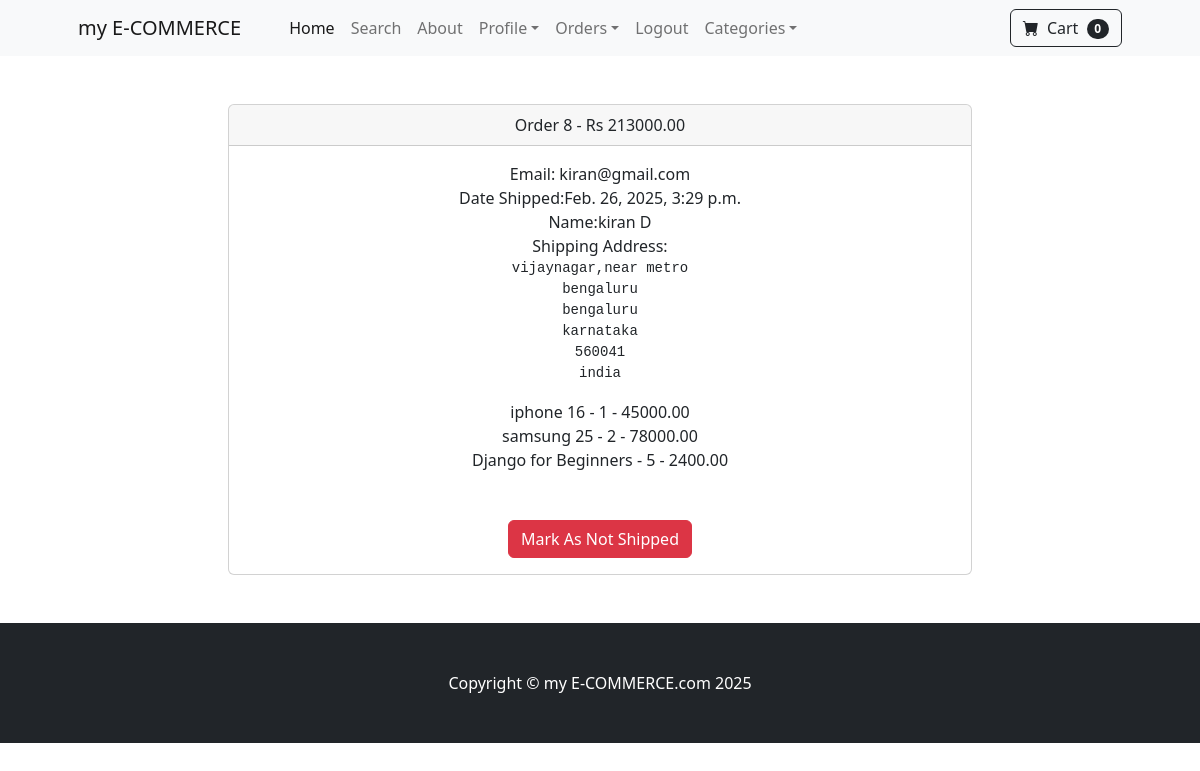
The app's page /payment/orders/8 (signed in) with its own data.
### payment/models.py (models this page shows, shortened)
class Order(models.Model):
    user = models.ForeignKey(User, on_delete=models.CASCADE, blank=True, null=True)
    full_name = models.CharField(max_length=200)
    email = models.CharField(max_length=200)
    shipping_address = models.TextField(max_length=20000)
    amount_paid = models.DecimalField(max_digits=10,decimal_places=2)
    date_ordered = models.DateTimeField(auto_now_add=True)
    shipped = models.BooleanField(default=False)
    date_shipped = models.DateTimeField(blank=True, null=True)

class OrderItem(models.Model):
    order = models.ForeignKey(Order, on_delete=models.CASCADE, null=True)
    user = models.ForeignKey(User, on_delete=models.CASCADE, blank=True, null=True)
    product= models.ForeignKey(Product, on_delete=models.CASCADE,  null=True)
    quantity = models.PositiveBigIntegerField(default=1)
    price = models.DecimalField(max_digits=10,decimal_places=2)

### store/models.py (models this page shows)
class Product(models.Model):
    name = models.CharField(max_length=100)
    price = models.DecimalField(default=0,decimal_places=2, max_digits=7)
    category = models.ForeignKey(Category,on_delete=models.CASCADE,default=1)
    description = models.CharField(max_length=500,default="",blank=True,null=True)
    image = models.ImageField(upload_to='uploads/product/')
    is_onsale = models.BooleanField(default=False)
    sale_price = models.DecimalField(default=0, decimal_places=2,max_digits=7)
    def __str__(self):
        return self.name

### payment/views.py (the view, shortened to what this page needs)
# urls.py: path("orders/<int:pk>",views.orders, name='orders'),
def orders(request,pk):
    if request.user.is_authenticated and request.user.is_superuser:
        order = Order.objects.get(id=pk)
        items = OrderItem.objects.filter(order=pk)
        return render(request, "payment/orders.html", {'order':order,'items':items})
    else:
        messages.success(request,'Access Denied')
        return redirect('home')

### cart/cart.py (called while the page is built)
    def __len__(self):
        return len(self.cart)

### cart/context_processors.py (called while the page is built)
def cart(request):
	return {'cart': Cart(request)}

### payment/templates/payment/orders.html (shortened to what this page needs)
{% extends "base.html" %}
{% block content %}
<br>
<br>
<div class='container'>
   <div class='row'>
        <center>
            <div class='col-8'>
                <div class="card">
                    <div class="card-header">
                      Order {{order.id}} - Rs {{ order.amount_paid}}
                    </div>
                    <div class="card-body">
                      Email: {{ order.email }}</br>
                      {% if order.shipped %}
                      Date Shipped:{{ order.date_shipped }}</br>
                      {% else %}
                      Date Ordered:{{ order.date_ordered }}</br>
                      {% endif %}
                      Name:{{ order.full_name }}</br>
                      Shipping Address:<br/><pre>{{ order.shipping_address }}</pre>
                      {% for item in items %}
                      {{ item.product }} - {{ item.quantity}} - {{ item.price}}<br/>
                      {% endfor %}
                      <br/><br/>
                      {% if not order.shipped %}
                        <form method="POST">
                            {% csrf_token %}
                            <input type="hidden" name="shipping_status" value="true">
                            <button type="submit" class="btn btn-success">Mark As Shipped</button>
                        </form>
                    {% else %}
                        <form method="POST">
                            <button type="submit" class="btn btn-danger">Mark As Not Shipped</button>
                        </form>
                    {% endif %}
                  </div>
                 </div>
        </center>
        </div>
</div>
<br>
<br>
{% endblock %}

### records on screen
Order: id "8", amount_paid "213000.00", email "kiran@gmail.com", date_shipped "Feb. 26, 2025, 3:29 p.m.", full_name "kiran D", shipping_address "vijaynagar,near metro bengaluru bengaluru karnataka 560041 india"
OrderItem: product "iphone 16", quantity "1", price "45000.00"
OrderItem: product "samsung 25", quantity "2", price "78000.00"
OrderItem: product "Django for Beginners", quantity "5", price "2400.00"

### other values on screen
{{ cart|length }} "0"
